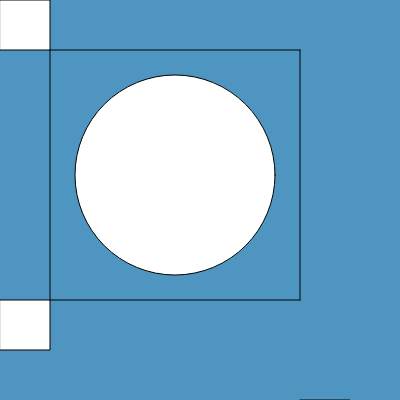
Frame 1 (no input)
Frame 60 (no input): identical to frame 1, image omitted
Frame 120 (the mouse pressed at the canvas centre since frame 60): identical to frame 1, image omitted

The p5.js sketch that drew this single still picture (run headless with seeded random() and noise() and a simulated clock; from frame 60 on, the mouse is pressed at the canvas centre):

// p5.js sketch
// ── sketch.js
function setup() {
  createCanvas(400, 400);
}

function draw() {
  background(78,150,193);
  line(50,50,50,300);
  line(50,50,300,50);
  line(300,300,300,50);
  line(300,300,50,300);
  ellipse(175,175,200,200);
  square(0,0,50);
  square(0,300,50)
  square(300,400,50)
}
